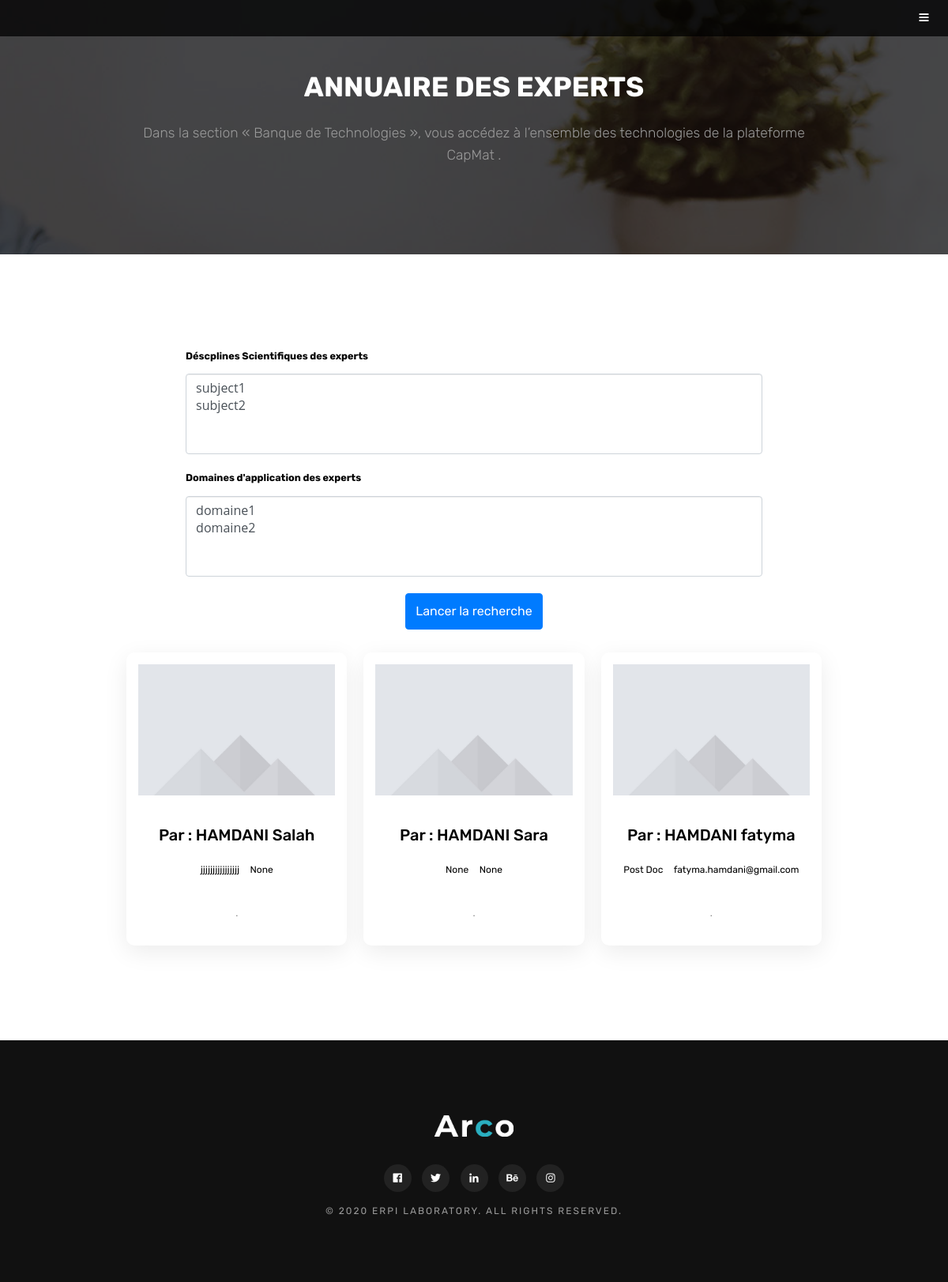
Page /CapMat/Experts/Annuaire on the committed database.
### classroom/models.py (models this page shows, shortened)
class Student(models.Model):
    user = models.OneToOneField(User, on_delete=models.CASCADE, primary_key=True)
    image = models.ImageField(upload_to='media/', default='default.jpg', verbose_name=u"Figure associée à votre profil", null=True)
    nom = models.CharField(max_length=270,verbose_name= u"Nom : ",  null=True, blank=True)
    prenom = models.CharField(max_length=270,verbose_name= u"Prénom : ",  null=True, blank=True)
    adresse_email = models.EmailField(max_length=100,verbose_name=u"Adresse email de contact : ",   null=True, blank=True)
    composante = models.CharField(max_length=100,verbose_name=u"Composante : ",   null=True, blank=True)
    fonction = models.CharField(max_length=270,verbose_name= u"Fonction : ",  null=True, blank=True)
    domaine = models.ManyToManyField(Domaine, verbose_name= u"Domaines d'applications  ", help_text=u"Relativement à vos activités professionnelles.", related_name='domaines_expert')
    interests = models.ManyToManyField(Subject, verbose_name= u"Disciplines scientifiques ", related_name='interested_student')
    expert= models.BooleanField( verbose_name=u"Je souhaite participer à des projet ", default=False)

### classroom/views/students.py (the view)
# urls.py: path('Experts/Annuaire', students.AnnuaireListView, name='Annuaire'),
def AnnuaireListView(request):
    exper_list = Student.objects.filter(expert=True)
    case_filter = ExpertsFilter(request.GET, queryset = exper_list)
    template_name = 'Expert/Annuaire.html'
    return render(request, template_name, {'filter' : case_filter})

### classroom/models.py (called while the page is built)
    def __str__(self):
        return self.name

    def __str__(self):
        return self.name

### classroom/templates/Expert/Annuaire.html (shortened to what this page needs)
{% load static %}
<!DOCTYPE HTML>
<html>
	<head>
		<link rel="stylesheet" href="{% static 'template/assets/css/main.css' %}" />
		<link rel="stylesheet" href="{% static 'template/assets/css/main.css' %}" />
		<link rel="stylesheet" href="{%  static  'css/style.css' %}">
		<link rel="stylesheet" href="https://cdnjs.cloudflare.com/ajax/libs/font-awesome/4.7.0/css/font-awesome.min.css">
	  <link href="//maxcdn.bootstrapcdn.com/bootstrap/3.3.0/css/bootstrap.min.css" rel="stylesheet" id="bootstrap-css">
	  <link rel="stylesheet" href="{% static 'acro/css/plugins.css' %}" />
	  <link rel="stylesheet" href="{%  static 'collaboration/assets/css/main.css' %}"  />
        <link rel="stylesheet" href="{% static 'acro/css/style.css' %}" />
	</head>
	<body>
			<header id="header">
				<a href="#menu" class="toggle"><span>Menu</span></a>
			</header>
		<section id="theree" class="wrapper style3">
			<div class="inner">
				<header class="align-center">
					<h2>Annuaire des experts</h2>
					<p>Dans la section « Banque de Technologies », vous accédez à l’ensemble des technologies de la plateforme CapMat .</p>
				</header>
			</div>
		</section>
		<section class="blog section-padding" data-scroll-index="5">
            <div class="container">
                <div class="row">
					<div class="offset-lg-1 col-lg-10 offset-md-1 col-md-10">
						{% load widget_tweaks %}
					<form method="get">
										<h5 >Déscplines Scientifiques des experts</h5>
								  <h4 >{% render_field filter.form.interests class="form-control" %} </h4>
										<h5 >Domaines d'application des experts </h5>
										<h4 >{% render_field filter.form.domaine class="form-control" %} </h4>
										<button type="submit" style="display: block;
										margin : auto;" class="btn btn-primary">Lancer la recherche</button>
						  </form>
						</div>
						<div class="offset-lg-1 col-lg-10 offset-md-1 col-md-10"></div>
			   {% for user in filter.qs %}
			   <div class="col-lg-4">
				<div class="item text-center mb-md50">
					<div class="post-img">
						<div class="img">
							<img src="img/blog/1.jpg" alt="">
						</div>
					</div>
					<div class="cont">
						<div class="info">
							<h6 style="color: black;">Par : {{user.nom}} {{user.prenom}}</h6>
							<a style="color: black;">{{user.fonction}}</a>
							<a style="color: black;">{{user.adresse_email}}</a>
						</div>
						<p>{{user.description_projet}}.</p>
					</div>
				</div>
			</div>
			   {% empty %}
			   <p class="text-center">  No data are availbe about this Case Study</p>
				  {% endfor %}
				</div>
			</div>
        </section>
        <footer class="text-center">
            <div class="container">
                <a class="logo" href="#">
                    <img src="{% static 'acro/img/logo-light.png" alt="logo">
                </a>
                <div class="social">
                    <a href="#0" class="icon">
                        <i class="fab fa-facebook-f"></i>
                    </a>
                    <a href="#0" class="icon">
                        <i class="fab fa-twitter"></i>
                    </a>
                    <a href="#0" class="icon">
                        <i class="fab fa-linkedin-in"></i>
                    </a>
                    <a href="#0" class="icon">
                        <i class="fab fa-behance"></i>
                    </a>
                    <a href="#0" class="icon">
                        <i class="fab fa-instagram"></i>
                    </a>
                </div>
                <p>&copy; 2020 ERPI Laboratory. All Rights Reserved.</p>
            </div>
        </footer>
	</body>
</html>

### static/css/style.css (style rules this page uses)
html { overflow-x: hidden; }
body { line-height: 1.7; color: gray; font-weight: 400; font-size: 1rem; }
a { -webkit-transition: .3s all ease; -o-transition: .3s all ease; transition: .3s all ease; }
h1, h2, h3, h4, h5, .h1, .h2, .h3, .h4, .h5 { font-family: "Open Sans", -apple-system, BlinkMacSystemFont, "Segoe UI", Roboto, "Helvetica Neue", Arial, "Noto Sans", sans-serif, "Apple Color Emoji", "Segoe UI Emoji", "Segoe UI Symbol", "Noto Color Emoji"; }
body:after { -webkit-transition: .3s all ease-in-out; -o-transition: .3s all ease-in-out; transition: .3s all ease-in-out; }
.btn { font-size: 16px; border-radius: 30px; padding: 10px 30px; }
.btn.btn-primary { background: #007bff; border-color: #007bff; color: #fff; }
.form-control { height: 43px; border-radius: 30px; font-family: "Open Sans", -apple-system, BlinkMacSystemFont, "Segoe UI", Roboto, "Helvetica Neue", Arial, "Noto Sans", sans-serif, "Apple Color Emoji", "Segoe UI Emoji", "Segoe UI Symbol", "Noto Color Emoji"; }
.item { border: none; }

### static/acro/css/style.css (style rules this page uses)
* { margin: 0; padding: 0; -webkit-box-sizing: border-box; box-sizing: border-box; outline: none; list-style: none; word-wrap: break-word; }
body { color: #000; line-height: 1.3; font-weight: 400; font-size: 14px; font-family: 'Rubik', sans-serif; overflow-x: hidden !important; }
p { font-size: 15px; font-weight: 300; color: #7f7f7f; line-height: 1.6; margin: 0; }
img { width: 100%; height: auto; }
span, a, a:hover { display: inline-block; text-decoration: none; color: inherit; }
.section-padding { padding: 120px 0; }
.logo { padding: 15px 0; width: 100px; }
.blog .item { -webkit-box-shadow: 0px 8px 30px rgba(0, 0, 0, 0.08); box-shadow: 0px 8px 30px rgba(0, 0, 0, 0.08); background: #fff; border-radius: 10px; }
.blog .item .post-img { padding: 15px; }
.blog .item .post-img .img { overflow: hidden; }
.blog .item .post-img img { -webkit-transition: all .5s; transition: all .5s; }
.blog .item .cont { padding: 15px 15px 30px; }
.blog .item .info { margin-bottom: 10px; }
.blog .item .info a { color: #999; font-size: 12px; margin: 0 5px 5px; }
.blog .item h6 { font-size: 20px; font-weight: 500; margin-bottom: 20px; }
footer { background: #111; padding: 80px 0; }
footer .social a { color: #fff; font-size: 13px; width: 35px; height: 35px; line-height: 35px; border-radius: 50%; background: #222; margin: 15px 5px; }
footer p { color: #999; font-weight: 400; font-size: 12px; text-transform: uppercase; letter-spacing: 2px; }

### rows in the picture
Student: nom "HAMDANI", prenom "Salah", fonction "jjjjjjjjjjjjjjjj", adresse_email "None"
Student: nom "HAMDANI", prenom "Sara", fonction "None", adresse_email "None"
Student: nom "HAMDANI", prenom "fatyma", fonction "Post Doc", adresse_email "fatyma.hamdani@gmail.com"
